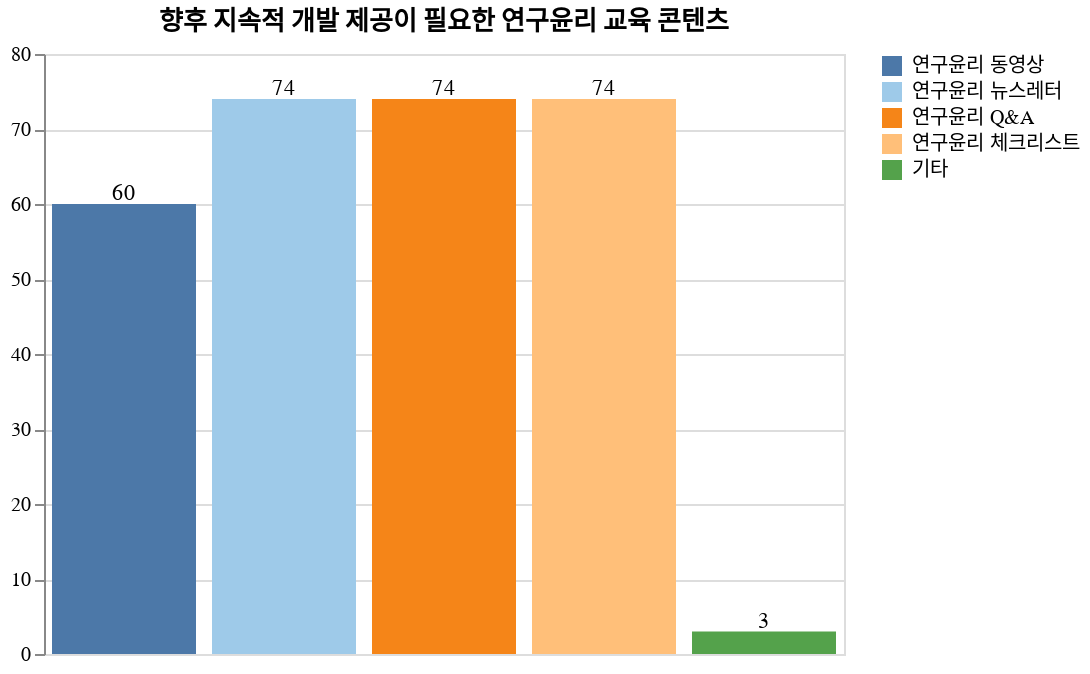

Notebook source saved alongside this figure:
### Code cell
# 
# 4) 향후 지속적 개발 제공이 필요한 연구윤리 교육 콘텐츠
# 

KIOST_contents_to_improve = df.select([
    pl.col("Q17_1").value_counts().sort().struct[1].alias("연구윤리 동영상"),
    pl.col("Q17_2").value_counts().sort().struct[1].alias("연구윤리 뉴스레터"),
    pl.col("Q17_3").value_counts().sort().struct[1].alias("연구윤리 Q&A"),
    pl.col("Q17_4").value_counts().sort().struct[1].alias("연구윤리 체크리스트"),
    pl.col("Q17_5").value_counts().sort().struct[1].alias("기타"),
])[1]

KIOST_contents_to_improve.write_csv("figure/3/사_4_향후_지속적_개발_제공이_필요한_연구윤리_교육_콘텐츠.csv")
print(KIOST_contents_to_improve)

bar = draw_bar_plot(KIOST_contents_to_improve.transpose(include_header=True), "column", "column_0", "향후 지속적 개발 제공이 필요한 연구윤리 교육 콘텐츠", ["연구윤리 동영상", "연구윤리 뉴스레터", "연구윤리 Q&A", "연구윤리 체크리스트", "기타"])
bar.save("figure/3/사_4_향후_지속적_개발_제공이_필요한_연구윤리_교육_콘텐츠.png")
bar.show()

### Figure 1 — Vega-Lite specification as saved in the notebook (floating-point values rounded to 4 significant figures)
{"config": {"view": {"continuousWidth": 300, "continuousHeight": 300}}, "layer": [{"mark": {"type": "bar"}, "encoding": {"color": {"field": "column", "scale": {"scheme": "tableau20"}, "sort": ["연구윤리 동영상", "연구윤리 뉴스레터", "연구윤리 Q&A", "연구윤리 체크리스트", "기타"], "title": null, "type": "nominal"}, "tooltip": [], "x": {"axis": null, "field": "column", "sort": ["연구윤리 동영상", "연구윤리 뉴스레터", "연구윤리 Q&A", "연구윤리 체크리스트", "기타"], "title": null, "type": "nominal"}, "y": {"field": "column_0", "title": null, "type": "quantitative"}}, "name": "view_98", "title": "향후 지속적 개발 제공이 필요한 연구윤리 교육 콘텐츠"}, {"mark": {"type": "text", "align": "center", "baseline": "bottom"}, "encoding": {"color": {"value": "black"}, "text": {"field": "column_0", "type": "quantitative"}, "tooltip": [], "x": {"field": "column", "sort": ["연구윤리 동영상", "연구윤리 뉴스레터", "연구윤리 Q&A", "연구윤리 체크리스트", "기타"], "type": "nominal"}, "y": {"field": "column_0", "type": "quantitative"}}, "title": "향후 지속적 개발 제공이 필요한 연구윤리 교육 콘텐츠"}], "data": {"name": "data-11d24e637967dd7de3f3b6e68118a00d"}, "params": [{"name": "param_98", "select": {"type": "interval", "encodings": ["x", "y"]}, "bind": "scales", "views": ["view_98"]}], "width": 400, "$schema": "https://vega.github.io/schema/vega-lite/v5.20.1.json", "datasets": {"data-11d24e637967dd7de3f3b6e68118a00d": [{"column": "연구윤리 동영상", "column_0": 60}, {"column": "연구윤리 뉴스레터", "column_0": 74}, {"column": "연구윤리 Q&A", "column_0": 74}, {"column": "연구윤리 체크리스트", "column_0": 74}, {"column": "기타", "column_0": 3}]}}
